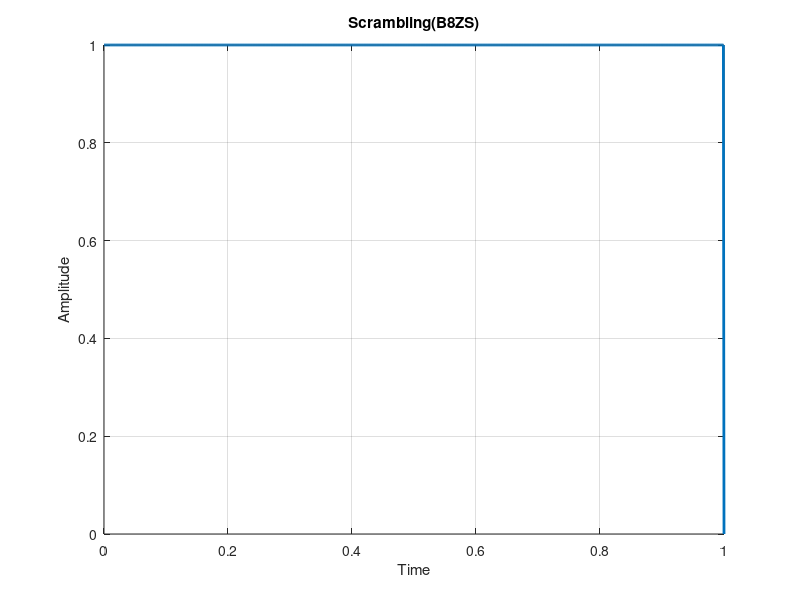

This figure's MATLAB source:
clc;
clear all;
bits =input('Enter Data=');
bitrate = 1;
n = 1000;
T = length(bits)/bitrate;
N = n*length(bits);
dt = T/N;
t = 0:dt:T;
x = zeros(1,length(t));
counter = 0;
lastbit = 1;
for i=1:length(bits)
  if bits(i)==0
    counter = counter + 1;
    if counter==8
      x((i-1-7)*n+1:(i-7)*n) = 0;
      x((i-1-6)*n+1:(i-6)*n) = 0;
      x((i-1-5)*n+1:(i-5)*n) = 0;
      x((i-1-4)*n+1:(i-4)*n) = lastbit;
      x((i-1-3)*n+1:(i-3)*n) = -lastbit;
      lastbit = -lastbit;
      x((i-1-2)*n+1:(i-2)*n) = 0;
      x((i-1-1)*n+1:(i-1)*n) = lastbit;
      x((i-1)*n+1:i*n) = -lastbit;
      lastbit = -lastbit;
      counter = 0;
    end
  else
    counter = 0;
    x((i-1)*n+1:i*n) = lastbit;
    lastbit = -lastbit;
  end
end
plot(t, x, 'Linewidth', 2);
title('Scrambling(B8ZS)');
xlabel('Time');
ylabel('Amplitude');
counter = 0;
lastbit = 1;
for i = 1:length(t)
  if t(i)>counter
    counter = counter + 1;
    if x(i)==lastbit
      result(counter:counter+4) = 0;
      counter = counter + 4;
    else
      if(x(i)==0)
        result(counter) = 0;
      else
        result(counter) = 1;
        lastbit = -lastbit;
      end
    end
  end
end
grid on;